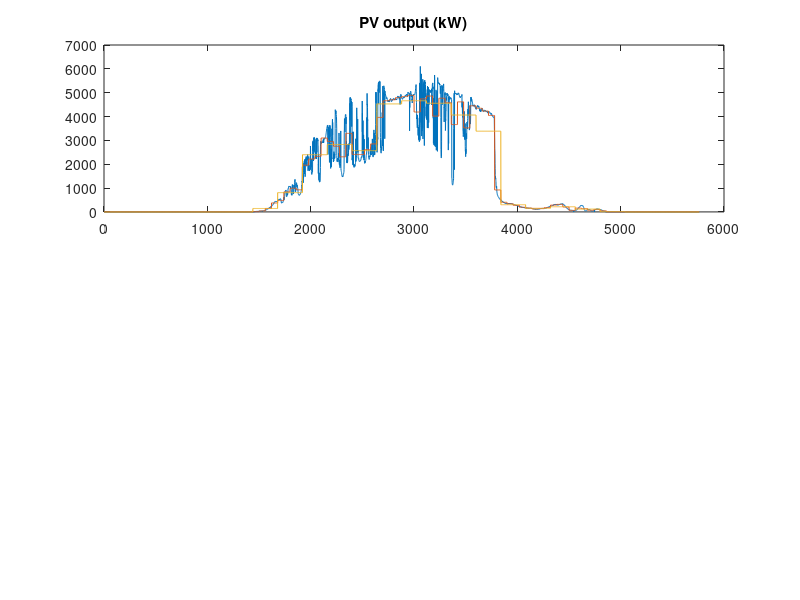

This figure's MATLAB source: (Note: this script raises an error after producing the figure.)
clear;
clc;
figure()
%read 15second data.
PV15sec = csvread('2012.06.22.csv');
a = size(PV15sec)
for i=1:a(1)
    PV15secTEMP(i,1) = 240*PV15sec(i,4)+4*PV15sec(i,5)+round(PV15sec(i,6)*3/45)+1; %round to prevent data that come in not showing 0, 15, 30 and 45 seconds
    PV15secTEMP(i,2) = PV15sec(i,19);
end
%find missing data & recreate the full array of size 5760(=60*24*4) for plotting
n = 1;
m = 0;
for i=1:24*60*4
    if i == PV15secTEMP(n,1)
        PV15secPLOT(i) = PV15secTEMP(n,2);
        n = n+1;
    else
      %  if i == PV15secTEMP(n+1,1) %prevent data repeating like on 6/21.2012
      %      n=n+1;
      %  else
            PV15secPLOT(i) = PV15secTEMP(i-1,2);
            missingData (m+1) = n % tell us which data points are missing
            m=m+1;
      %  end
    end
end
missingData
%plot(PV15secPLOT)


%Find average of "res" minute data, then plot
res = 15 %resolution = 15 minutes
for i = 1:5760/(res*4)
    for j = 1:res*4 %10 minutes/hour * 4 samplings/minute
        PV15minPLOT((i-1)*res*4+j) = sum(PV15secPLOT(((i-1)*res*4+1):i*res*4))/(res*4);
    end
end

res = 60
%Find average of 1 hour data, then plot
for i = 1:5760/(res*4)
    for j = 1:res*4 %60 mins/hour * 4 samplings/minute
        PV1hourPLOT((i-1)*res*4+j) = sum(PV15secPLOT(((i-1)*res*4+1):i*res*4))/(res*4);
    end
end



%========================================================
%read 5min data, convert to the same scale, then plot.
%PV5min = csvread('2012-06-22.csv',6,18,'S7..S294');
%b = size(PV5min)
%========================================================
%i=1;
%j=1;
%while ((i-1)*20+j) < a(1)
%    for i=1:b
%        for j=1:ceil(a/b)
 %           PV5min4plot ((i-1)*ceil(a/b)+j) = PV5min(i);        
%            PV5minAVE ((i-1)*ceil(a/b)+j) = sum(PV15secPLOT((i-1)*ceil(a/b)+1:i*ceil(a/b)))/ceil(a/b);
%        end
%    end
%end
    
%plot(PV5min4plot,'g')
%%hold on
%plot(PV15minPLOT, 'g')
%hold on
%plot(PV1hourPLOT,'r')


var15min = PV15secPLOT - PV15minPLOT;
var1hour = PV15secPLOT - PV1hourPLOT;

%figure(2);
%plot(var15min, 'g')
%hold on
%plot(var1hour,'r')



subplot(5,1,1:2)
plot(1:5760,PV15secPLOT,1:5760,PV15minPLOT,1:5760,PV1hourPLOT) 
  title('PV output (kW)')
  XLIM([0,5760])
  YLIM([0,6500])
  set(gca,'XTick',0:480:5760)
  set(gca,'XTickLabel',{'00:00','02:00','04:00','06:00','08:00','10:00','12:00','14:00','16:00','18:00','20:00','22:00','24:00'})
  set(gca,'YTick',0:1000:6000)
  set(gca,'YTickLabel',{'0','1000','2000','3000','4000','5000','6000'})
  legend('15-second data','15-min average','1-hour average')
  ylabel('PV output (kW)')


subplot(5,1,3)
plot(1:5760,var15min,'g',1:5760,var1hour,'r') 
  title('Variation from 15-second power output (kW)')
  XLIM([0,5760])
  YLIM([-4000,4000])
  set(gca,'XTick',0:480:5760)
  set(gca,'XTickLabel',{'00:00','02:00','04:00','06:00','08:00','10:00','12:00','14:00','16:00','18:00','20:00','22:00','24:00'})
  legend ('15min vs 15sec data', '1hour vs 15sec data')
  ylabel('Variation (kW)')

  maxVar15min = strcat('Max=',num2str(max(var15min),'%4.0f'),'kW');
  minVar15min = strcat('Min=',num2str(min(var15min),'%4.0f'),'kW');

  maxVar1hour = strcat('Max=',num2str(max(var1hour),'%4.0f'),'kW');
  minVar1hour = strcat('Min=',num2str(min(var1hour),'%4.0f'),'kW');
  
  
  %bin = round((abs(floor(min(var15min)/1000)*1000)+ceil(max(var15min)/1000)*1000)/100);
  bin = 50;
subplot(5,1,4)
    hist(var15min,bin)
   title('Histogram - Variation of 15-minute output from 15-second power output')
    h = findobj(gca,'Type','Patch');
    set(h,'FaceColor','g','EdgeColor','w')
    XLIM([floor(min(var15min)/1000)*1000,ceil(max(var15min)/1000)*1000])
    YLIM([0,4000])
    ylabel('Frequency count')
    xlabel('Variation (kW)')
    text(ceil(max(var15min)/1000)*1000-1000,3500,maxVar15min)
    text(ceil(max(var15min)/1000)*1000-1000,3000,minVar15min)
    
subplot(5,1,5)
    hist(var1hour,bin)
   title('Histogram - Variation of 1-hour output from 15-second power output')
    h = findobj(gca,'Type','Patch');
    set(h,'FaceColor','r','EdgeColor','w')
    XLIM([floor(min(var15min)/1000)*1000,ceil(max(var15min)/1000)*1000])
    YLIM([0,4000])
    ylabel('Frequency count')
    xlabel('Variation (kW)')
    text(ceil(max(var15min)/1000)*1000-1000,3500,maxVar1hour)
    text(ceil(max(var15min)/1000)*1000-1000,3000,minVar1hour)

